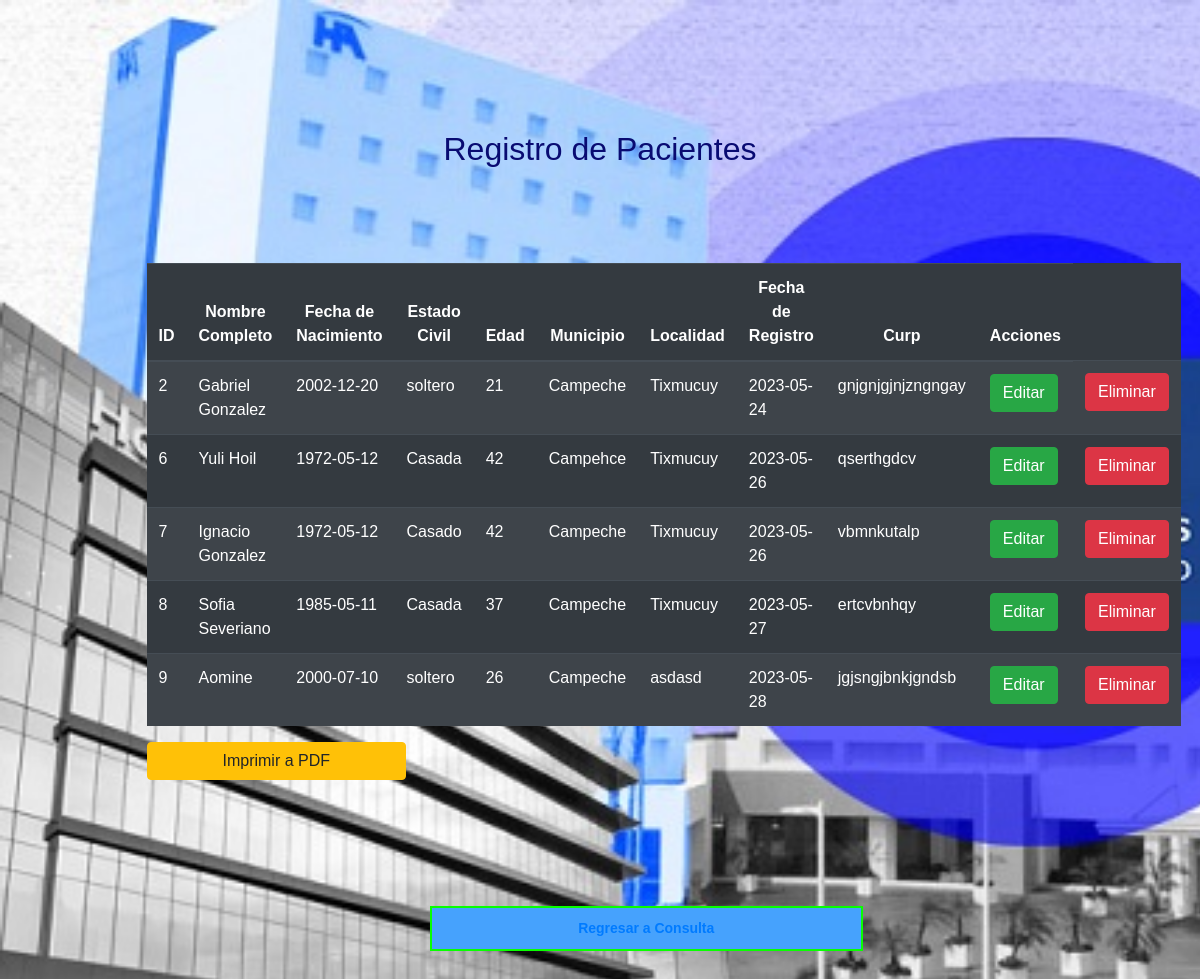
/mostrar.php, run on the app's committed database.
### tables this page shows
CREATE TABLE `registro` (
  `id` int NOT NULL,
  `nombre_completo` varchar(50) NOT NULL,
  `fecha` date NOT NULL,
  `civil` varchar(50) NOT NULL,
  `edad` int NOT NULL,
  `municipio` varchar(50) NOT NULL,
  `localidad` varchar(50) NOT NULL,
  `regis` date DEFAULT NULL,
  `curp` varchar(50) NOT NULL
);

### mostrar.php (the view, shortened to what this page needs)
<?php
$con=conectar();
?>
<!DOCTYPE html>
<html lang="en">
<head>
    <link rel="stylesheet" href="https://cdn.jsdelivr.net/npm/bootstrap@4.6.2/dist/css/bootstrap.min.css">
<link rel="stylesheet" href="../css/diseño2.css">
</head>
<body>
<main class="container">
<h2>Registro de Pacientes</h2>
    <section class="col-lg-5 col-md-4 col-sm-3">
        <div class="espacio_tabla">
<table class="table table-striped table-dark">
  <thead>
    <tr>
      <th scope="col">ID</th>
      <th scope="col">Nombre Completo</th>
      <th scope="col">Fecha de Nacimiento</th>
      <th scope="col">Estado Civil</th>
      <th scope="col">Edad</th>
      <th scope="col">Municipio</th>
      <th scope="col">Localidad</th>
      <th scope="col">Fecha de Registro</th>
      <th scope="col">Curp</th>
      <th scope="col">Acciones</th>
    </tr>
  </thead>
  <tbody>
  <?php
      $sql="SELECT * FROM registro";
      $result = mysqli_query($con,$sql);
      while($mostrar = mysqli_fetch_array($result)){
  ?>
    <tr>
      <td><?php echo $mostrar['id']?></th>
      <td><?php echo $mostrar['nombre_completo']?></th>
      <td><?php echo $mostrar['fecha']?></th>
      <td><?php echo $mostrar['civil']?></th>
      <td><?php echo $mostrar['edad']?></th>
      <td><?php echo $mostrar['municipio']?></th>
      <td><?php echo $mostrar['localidad']?></th>
      <td><?php echo $mostrar['regis']?></th>
      <td><?php echo $mostrar['curp']?></th>
      <td><a href="actualizar.php?id=<?php echo $mostrar['id']?>" class="btn btn-success">Editar</a></td>
      <td><a href="eliminar.php?id=<?php echo $mostrar['id']?>" class="btn btn-danger">Eliminar</a></td>
    </tr>
    <?php
    }
    ?>
  </tbody>
</table>
<div class="reportes">
<a href="../reportes.php" class="btn btn-warning btn-block"></i>Imprimir a PDF</a>
</div>
        </div>
    </section>
    <section class="col-lg-5 offset-4">
    <button class="btn-block"><a href="../php/consulta.php">Regresar a Consulta</a></button>
    </section>
</main>
</body>
</html>

### diseño2.css (style rules this page uses)
* { margin: 0; padding: 0; box-sizing: border-box; text-decoration: none; font-family: sans-serif; }
body { background-image: url(../img/fondo2.jpg); background-size: cover; }
h2 { color: rgb(9, 11, 114); text-align: center; }
button { padding: 10px 40px; margin-top: 40px; border: 2px solid rgb(9, 255, 0); font-size: 14px; font-weight: 600; background: #46a2fd; color: white; cursor: pointer; outline: none; }
main { width: 120%; padding: 30px; margin: auto; margin-top: 100px; }
.espacio_tabla { padding: 20%; }
th { text-align: center; }
a { text-decoration: none; }

### data on the page
registro: id "2", nombre_completo "Gabriel Gonzalez", fecha "2002-12-20", civil "soltero", edad "21", municipio "Campeche", localidad "Tixmucuy", regis "2023-05-24", curp "gnjgnjgjnjzngngay"
registro: id "6", nombre_completo "Yuli Hoil", fecha "1972-05-12", civil "Casada", edad "42", municipio "Campehce", localidad "Tixmucuy", regis "2023-05-26", curp "qserthgdcv"
registro: id "7", nombre_completo "Ignacio Gonzalez", fecha "1972-05-12", civil "Casado", edad "42", municipio "Campeche", localidad "Tixmucuy", regis "2023-05-26", curp "vbmnkutalp"
registro: id "8", nombre_completo "Sofia Severiano", fecha "1985-05-11", civil "Casada", edad "37", municipio "Campeche", localidad "Tixmucuy", regis "2023-05-27", curp "ertcvbnhqy"
registro: id "9", nombre_completo "Aomine", fecha "2000-07-10", civil "soltero", edad "26", municipio "Campeche", localidad "asdasd", regis "2023-05-28", curp "jgjsngjbnkjgndsb"
